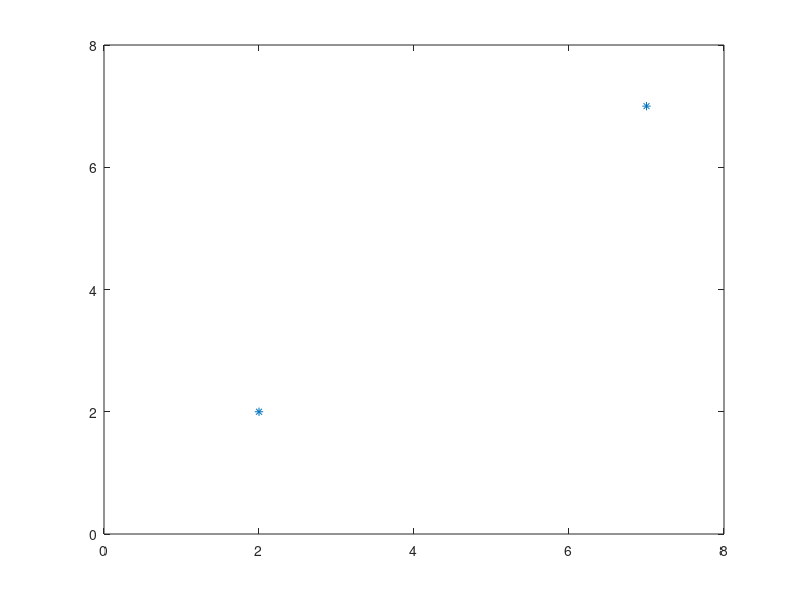

MATLAB code for this plot:
%% Code challenge from video 16

clear, clc

% 'demonstrate' in code the Cauchy-Schwartz inequality; both the inequality
% and the equality case.

%% Inequality

% the inequality is valid for all cases in which cos(theta) is not 1

a = [2, 6];
b = [7, 4];
plot([a(1) b(1)],[a(2) b(2)],'*')  % just quick and dirt
axis([0 8 0 8])

dp1 = abs(dot(a,b));
lp1 = norm(a)*norm(b);

ang1 = rad2deg(acos( dot(a,b) / (norm(a)*norm(b)) ));

diff1 = lp1 - dp1;
isineq = dp1 < lp1;
disp([diff1, isineq]);

%% Equality

% the equality is valid only when cos(theta) equals 1, besides the trivial
% case in which one of the vectors is zero, that is, when the vectors are
% collinear

c = [7, 7];
d = [2, 2];
plot([c(1) d(1)],[c(2) d(2)],'*')  % just quick and dirt
axis([0 8 0 8])

dp2 = abs(dot(c,d));
lp2 = norm(c)*norm(d);

ang2 = rad2deg(acos( dot(c,d) / (norm(c)*norm(d)) ));

diff2 = lp2 - dp2;
iseq = dp2 == lp2;
disp([diff2, iseq]);

%% Quiz 4

% Consider the following vectors. Without drawing the vectors on a graph, 
% determine which vector pairs meet at an obtuse angle?

a = [ 1 -2 ];
b = [ 2  3 ];
c = [ 0  2 ];

dot(a,b), dot(b,c), dot(c,a)
